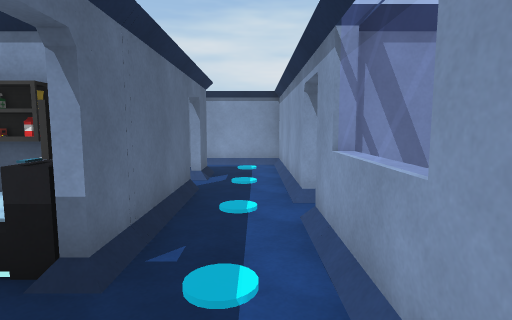
View 1 (above)

20 first-person views from a walk through a 3-D level made in the Unity game engine. The camera is 1.3 m above the floor, tilts 6° down and sees 80° across. Doors are open. The floor is counted in squares, 1 m on a side. Each view is taken from the middle of a square. On the plan, view 1 faces up. The plan holds only what a view shows up to about 14 squares ahead; the rest is blank. The player character is not drawn. Some surface patterns are stand-ins.

View 2
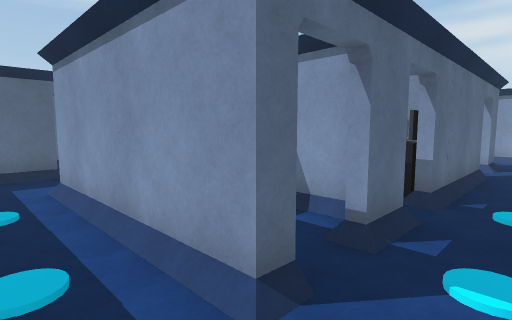

View 3
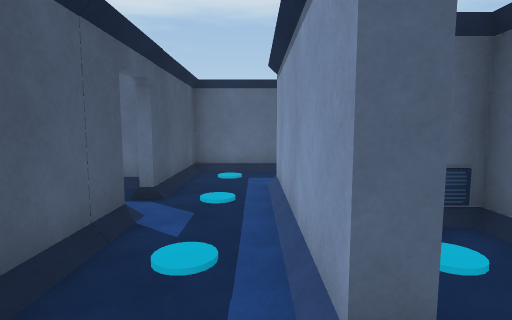

View 4
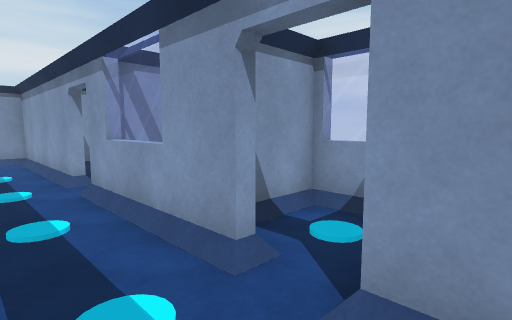

View 5
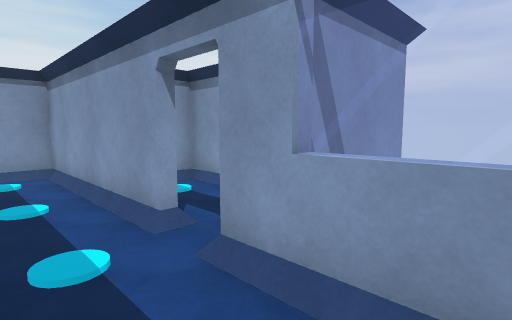

View 6
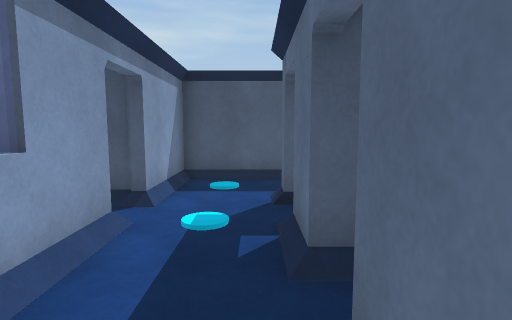

View 7
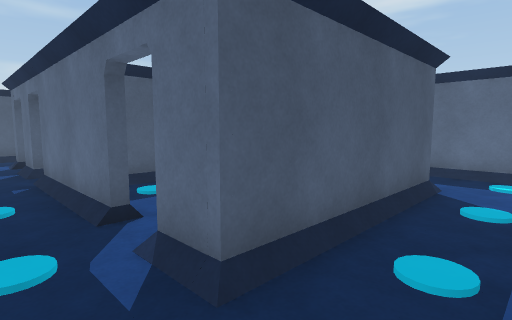

View 8
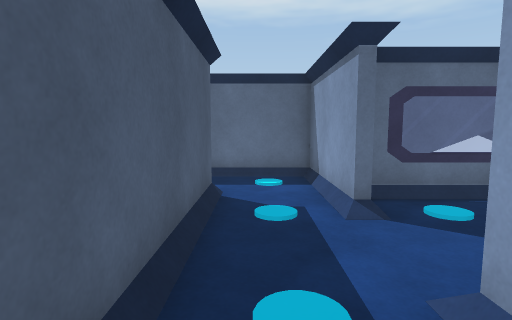

View 9
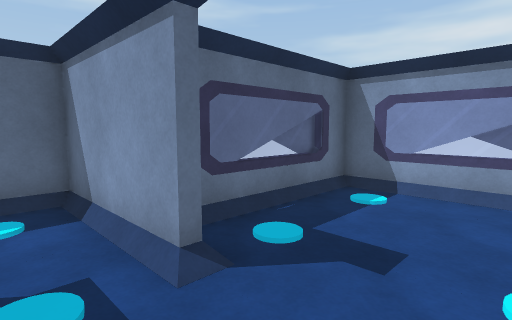

View 10
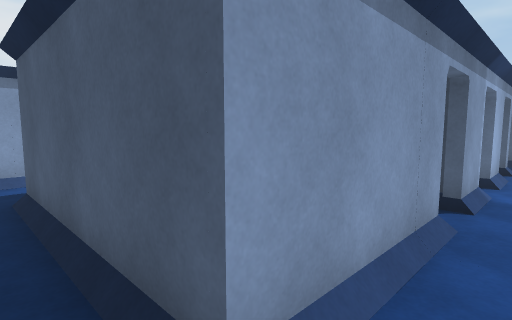

View 11
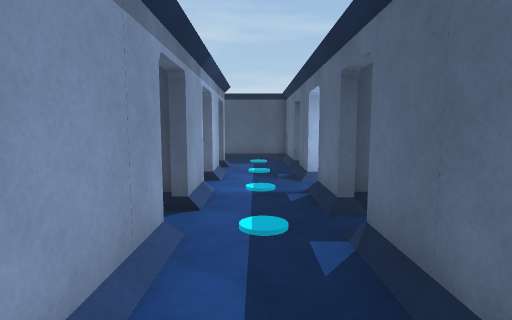

View 12
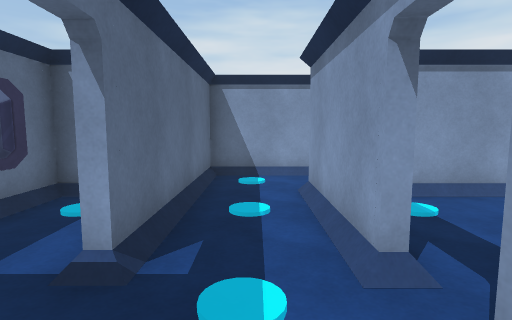

View 13
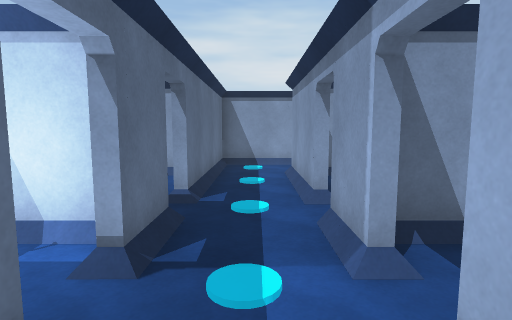

View 14
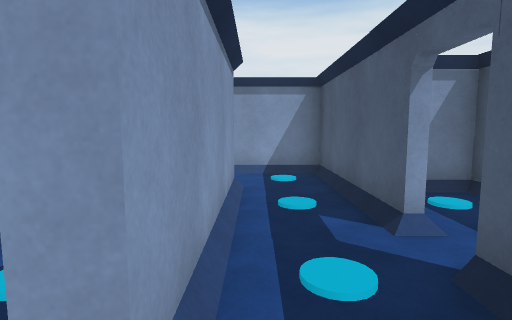

View 15
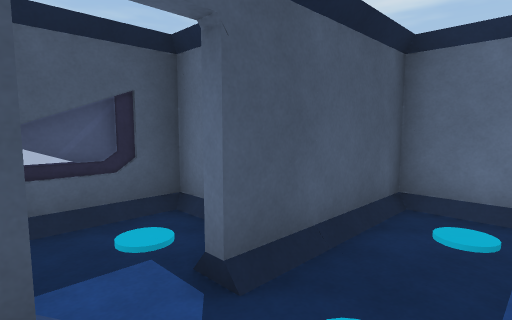

View 16
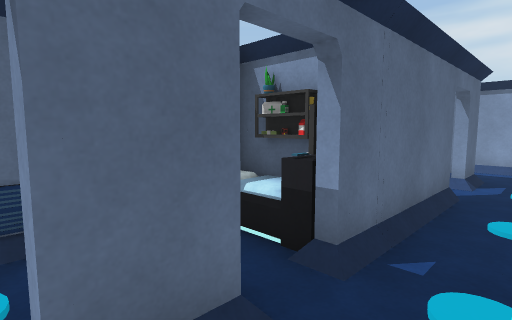

View 17
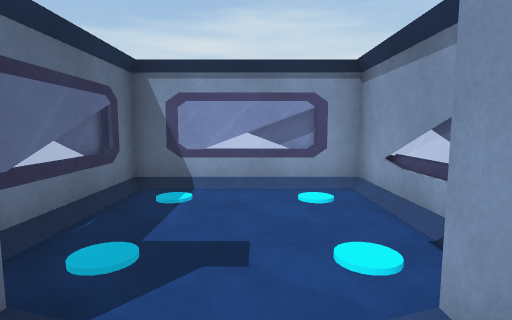

View 18
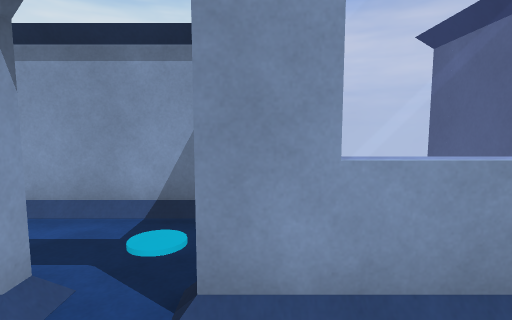

View 19
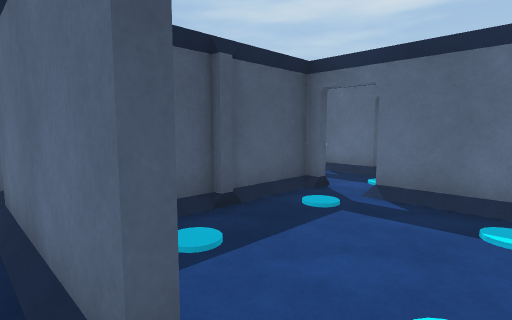

View 20
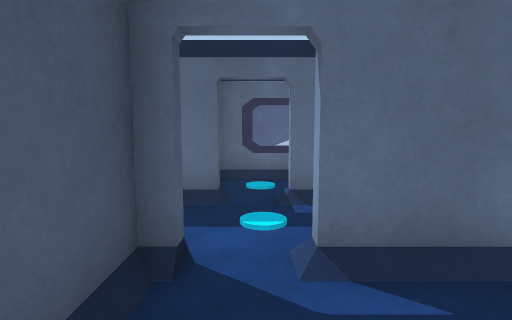

### Floor plan
Ten units are one square. View 1 is at (0, 0); x grows to the right and y downward. Boxes are objects, and circles mark ways between rooms. Rooms are numbered by the first view taken in them; rooms with no view inside come last. Other rooms are left out.
<svg viewBox="-124 -174 164 246">
<path fill="none" stroke="#000" d="M9 -56 9 -115 -30 -115M-15 -67 -15 -25M-20 -13 -15 -13 -15 -2M9 -2 9 -45M-15 10 -15 15M-15 -91 -15 -80M-20 39 9 39 9 11M-17 -135 -17 -167 -67 -167 -67 -121M-15 -139 -15 -155M-26 -169 -52 -169M-69 -160 -69 -134M-69 -91 -15 -91M-93 -43 -93 -28M-69 -27 -69 -44M-69 -55 -69 -91M-93 -16 -93 -1M-69 -1 -69 -16M-93 10 -93 39 -55 39M-69 15 -69 10M-54 -115 -93 -115 -93 -56M-42 39 -20 39M-15 15 -69 15M-67 -76 -67 -55M-41 -39 -34 -39M-67 -39 -45 -39M-19 -89 -59 -89M35 -49 35 -89 20 -89M-67 45 -67 65 -45 65M-59 67 -46 67M-17 65 -17 55M-119 -59 -119 -40M-104 -89 -119 -89 -119 -75M-93 -56 -96 -56M-96 -43 -93 -43M-20 -37 -64 -37M35 0 35 -11 20 -11M-21 -11 -31 -11"/>
<rect x="-25" y="-35" width="10" height="10" fill="#bbb"><title>TV</title></rect>
<rect x="-15" y="-35" width="10" height="10" fill="#bbb"><title>other object</title></rect>
<rect x="-45" y="-15" width="10" height="10" fill="#bbb"><title>vent</title></rect>
<rect x="-45" y="-35" width="20" height="10" fill="#bbb"><title>bed</title></rect>
<circle cx="-20" cy="-90" r="3" fill="#2a7"/>
<circle cx="-20" cy="20" r="3" fill="#2a7"/>
<circle cx="10" cy="-50" r="3" fill="#2a7"/>
<circle cx="-20" cy="-20" r="3" fill="#2a7"/>
<circle cx="10" cy="5" r="3" fill="#2a7"/>
<circle cx="-65" cy="-100" r="3" fill="#2a7"/>
<circle cx="-64" cy="26" r="3" fill="#2a7"/>
<circle cx="-70" cy="-50" r="3" fill="#2a7"/>
<circle cx="-90" cy="-50" r="3" fill="#2a7"/>
<circle cx="-70" cy="-20" r="3" fill="#2a7"/>
<text x="-10" y="-40">1</text>
<text x="-40" y="-130">2</text>
<text x="-80" y="-40">3</text>
<text x="-40" y="20">4</text>
<text x="-50" y="-70">5</text>
<text x="20" y="-70">6</text>
<text x="-50" y="50">7</text>
<text x="-110" y="-70">8</text>
<text x="-40" y="-30">9</text>
<text x="20" y="0">10</text>
<text x="-30" y="0">11</text>
</svg>
Room 1 opens to room 2. Room 1 opens to room 4. Room 1 opens to room 6. Room 1 opens to room 9. Room 1 opens to room 10. Room 2 opens to room 3. Room 3 opens to room 4. Room 3 opens to room 5. Room 3 opens to room 8. Room 3 opens to room 9.

Where each view was taken, in squares from view 1:
view 1: 0 up, 0 right, facing up
view 2: 3 down, 0 right, facing up-left
view 3: 2 down, 0 right, facing left
view 4: 2 down, 1 left, facing up-right
view 5: 2 up, 1 left, facing up-right
view 6: 4 up, 1 left, facing down
view 7: 11 up, 0 right, facing down-left
view 8: 10 up, 1 left, facing left
view 9: 10 up, 3 left, facing up-left
view 10: 10 up, 8 left, facing down-right
view 11: 9 up, 8 left, facing down
view 12: 3 up, 8 left, facing up
view 13: 0 up, 8 left, facing up
view 14: 2 down, 8 left, facing right
view 15: 2 down, 4 left, facing down-left
view 16: 0 up, 0 right, facing up-left
view 17: 10 up, 4 left, facing up
view 18: 4 up, 1 left, facing right
view 19: 8 up, 1 left, facing down-left
view 20: 5 up, 4 left, facing left
